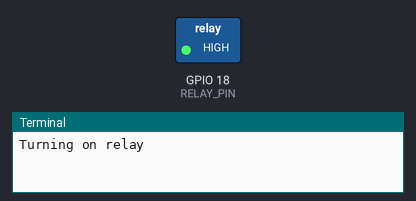
Recording of a program running on a simulated Raspberry Pi (BCM pin numbers). On the bench: switched loads named in the program (green lamp = pin HIGH), the last lines printed to the terminal.

Above: at 1.5 s.
At 4.5 s:
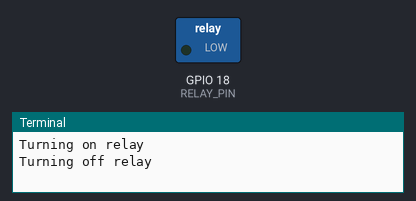
Timing chart, 0 to 7.8 s (numbered marks = the images above):
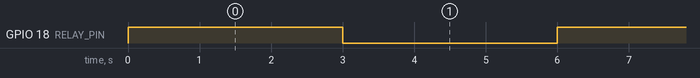

The program:

relay2.py
```python
import RPi.GPIO as GPIO
import time

RELAY_PIN = 18  # Assuming the relay is connected to GPIO pin 18

# Setup GPIO mode and relay pin
GPIO.setmode(GPIO.BCM)
GPIO.setup(RELAY_PIN, GPIO.OUT)

try:
    while True:
        print("Turning on relay")
        GPIO.output(RELAY_PIN, GPIO.HIGH)  # Turn on the relay
        time.sleep(3)  # Wait for 3 seconds
        print("Turning off relay")
        GPIO.output(RELAY_PIN, GPIO.LOW)  # Turn off the relay
        time.sleep(3)  # Wait for 3 seconds

except KeyboardInterrupt:
    GPIO.cleanup()  # Clean up GPIO on CTRL+C exit
```

Measured:
- by itself, GPIO 18 (RELAY_PIN): alternates HIGH for 3.0 s and LOW for 3.0 s
